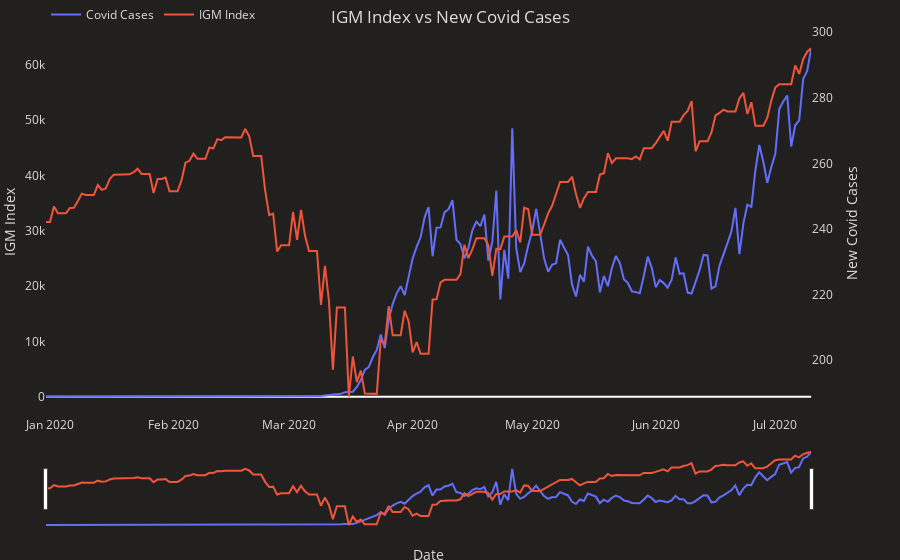

Write notebook code for a chart like this one.
### Code cell
#PLOTTING CORONAVIRUS NEW CASES VS IGM

# Create figure with secondary y-axis
fig = make_subplots(specs=[[{"secondary_y": True}]])

# Add traces
fig.add_trace(go.Scatter(x=main_data6['date'], y=main_data6['new_cases'], name="Covid Cases"),secondary_y=False)

fig.add_trace(go.Scatter(x=main_data6['date'], y=main_data6['IGM Close'], name="IGM Index"),secondary_y=True)

# Add figure title
fig.update_layout(
        title={
            'text': "IGM Index vs New Covid Cases",
            'y': 0.98,
            'x': 0.5,
            'xanchor': 'center',
            'yanchor': 'top'})

# Set x-axis title
fig.update_xaxes(title_text="Date")

# Set y-axes titles
fig.update_yaxes(title_text="IGM Index", secondary_y=False)
fig.update_yaxes(title_text="New Covid Cases", secondary_y=True)


fig.update_xaxes(showgrid=False, zeroline=True, rangeslider_visible=True, showticklabels=True,
                     showspikes=True, spikemode='across', spikesnap='cursor', showline=False,
                     spikecolor="grey",spikethickness=0.5, spikedash='solid')

fig.update_yaxes(showgrid=False,showspikes=True, spikedash='solid',spikemode='across', 
                    spikecolor="grey",spikesnap="cursor",spikethickness=0.5)

fig.update_layout({'plot_bgcolor': "#21201f", 'paper_bgcolor': "#21201f", 'legend_orientation': "h"},
                      legend=dict(y=1, x=0),
                      font=dict(color='#dedddc'), dragmode='pan', hovermode='x unified',
                      margin=dict(b=20, t=0, l=0, r=40))

fig.show()

### Figure 1 — Plotly figure (JSON) as saved in the notebook; plotly's stock layout.template omitted (floating-point values rounded to 4 significant figures; data arrays with more than 128 entries replaced by an {"elided": "..."} marker saying what was removed)
{"data": [{"name": "Covid Cases", "type": "scatter", "x": {"elided": "193 str values"}, "xaxis": "x", "y": {"elided": "193 int values"}, "yaxis": "y"}, {"name": "IGM Index", "type": "scatter", "x": {"elided": "193 str values"}, "xaxis": "x", "y": {"elided": "193 float values"}, "yaxis": "y2"}], "layout": {"dragmode": "pan", "font": {"color": "#dedddc"}, "hovermode": "x unified", "legend": {"orientation": "h", "x": 0, "y": 1}, "margin": {"b": 20, "l": 0, "r": 40, "t": 0}, "paper_bgcolor": "#21201f", "plot_bgcolor": "#21201f", "title": {"text": "IGM Index vs New Covid Cases", "x": 0.5, "xanchor": "center", "y": 0.98, "yanchor": "top"}, "xaxis": {"anchor": "y", "domain": [0, 0.94], "rangeslider": {"visible": true}, "showgrid": false, "showline": false, "showspikes": true, "showticklabels": true, "spikecolor": "grey", "spikedash": "solid", "spikemode": "across", "spikesnap": "cursor", "spikethickness": 0.5, "title": {"text": "Date"}, "zeroline": true}, "yaxis": {"anchor": "x", "domain": [0, 1], "showgrid": false, "showspikes": true, "spikecolor": "grey", "spikedash": "solid", "spikemode": "across", "spikesnap": "cursor", "spikethickness": 0.5, "title": {"text": "IGM Index"}}, "yaxis2": {"anchor": "x", "overlaying": "y", "showgrid": false, "showspikes": true, "side": "right", "spikecolor": "grey", "spikedash": "solid", "spikemode": "across", "spikesnap": "cursor", "spikethickness": 0.5, "title": {"text": "New Covid Cases"}}}}
